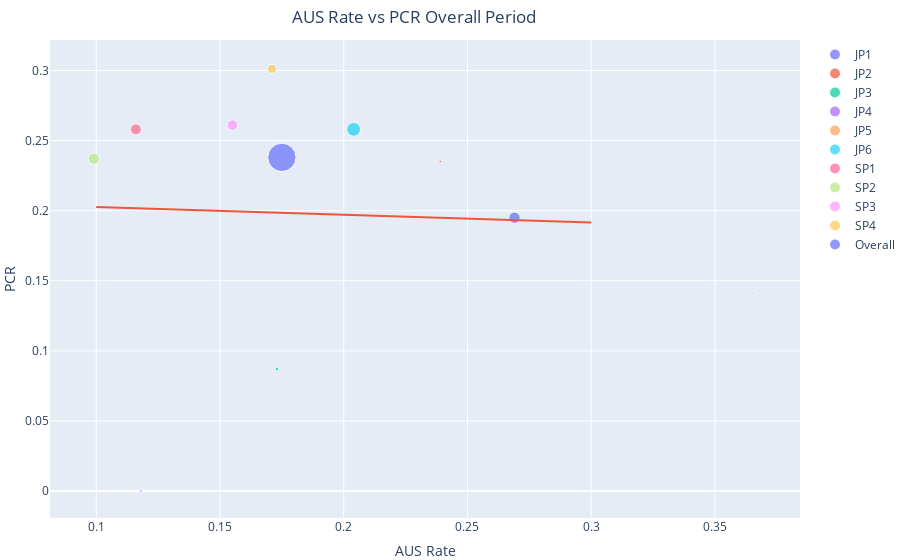

Notebook cell for this chart:
### Code cell
fig.show()

### Figure 1 — Plotly figure (JSON) as saved in the notebook; plotly's stock layout.template omitted (floating-point values rounded to 4 significant figures)
{"data": [{"customdata": [["JP1"]], "hovertemplate": "Pathologists=%{customdata[0]}<br>TBS III Call Rate=%{x}<br>TBS III + Rate=%{y}<br>Cases=%{marker.size}<extra></extra>", "legendgroup": "JP1", "marker": {"color": "#636EFA", "size": [1224], "sizemode": "area", "sizeref": 18.84, "symbol": "circle"}, "mode": "markers", "name": "JP1", "orientation": "v", "showlegend": true, "type": "scatter", "x": [0.269], "xaxis": "x", "y": [0.195], "yaxis": "y"}, {"customdata": [["JP2"]], "hovertemplate": "Pathologists=%{customdata[0]}<br>TBS III Call Rate=%{x}<br>TBS III + Rate=%{y}<br>Cases=%{marker.size}<extra></extra>", "legendgroup": "JP2", "marker": {"color": "#EF553B", "size": [71], "sizemode": "area", "sizeref": 18.84, "symbol": "circle"}, "mode": "markers", "name": "JP2", "orientation": "v", "showlegend": true, "type": "scatter", "x": [0.239], "xaxis": "x", "y": [0.235], "yaxis": "y"}, {"customdata": [["JP3"]], "hovertemplate": "Pathologists=%{customdata[0]}<br>TBS III Call Rate=%{x}<br>TBS III + Rate=%{y}<br>Cases=%{marker.size}<extra></extra>", "legendgroup": "JP3", "marker": {"color": "#00CC96", "size": [133], "sizemode": "area", "sizeref": 18.84, "symbol": "circle"}, "mode": "markers", "name": "JP3", "orientation": "v", "showlegend": true, "type": "scatter", "x": [0.173], "xaxis": "x", "y": [0.087], "yaxis": "y"}, {"customdata": [["JP4"]], "hovertemplate": "Pathologists=%{customdata[0]}<br>TBS III Call Rate=%{x}<br>TBS III + Rate=%{y}<br>Cases=%{marker.size}<extra></extra>", "legendgroup": "JP4", "marker": {"color": "#AB63FA", "size": [68], "sizemode": "area", "sizeref": 18.84, "symbol": "circle"}, "mode": "markers", "name": "JP4", "orientation": "v", "showlegend": true, "type": "scatter", "x": [0.118], "xaxis": "x", "y": [0], "yaxis": "y"}, {"customdata": [["JP5"]], "hovertemplate": "Pathologists=%{customdata[0]}<br>TBS III Call Rate=%{x}<br>TBS III + Rate=%{y}<br>Cases=%{marker.size}<extra></extra>", "legendgroup": "JP5", "marker": {"color": "#FFA15A", "size": [57], "sizemode": "area", "sizeref": 18.84, "symbol": "circle"}, "mode": "markers", "name": "JP5", "orientation": "v", "showlegend": true, "type": "scatter", "x": [0.368], "xaxis": "x", "y": [0.143], "yaxis": "y"}, {"customdata": [["JP6"]], "hovertemplate": "Pathologists=%{customdata[0]}<br>TBS III Call Rate=%{x}<br>TBS III + Rate=%{y}<br>Cases=%{marker.size}<extra></extra>", "legendgroup": "JP6", "marker": {"color": "#19D3F3", "size": [1802], "sizemode": "area", "sizeref": 18.84, "symbol": "circle"}, "mode": "markers", "name": "JP6", "orientation": "v", "showlegend": true, "type": "scatter", "x": [0.204], "xaxis": "x", "y": [0.258], "yaxis": "y"}, {"customdata": [["SP1"]], "hovertemplate": "Pathologists=%{customdata[0]}<br>TBS III Call Rate=%{x}<br>TBS III + Rate=%{y}<br>Cases=%{marker.size}<extra></extra>", "legendgroup": "SP1", "marker": {"color": "#FF6692", "size": [1135], "sizemode": "area", "sizeref": 18.84, "symbol": "circle"}, "mode": "markers", "name": "SP1", "orientation": "v", "showlegend": true, "type": "scatter", "x": [0.116], "xaxis": "x", "y": [0.258], "yaxis": "y"}, {"customdata": [["SP2"]], "hovertemplate": "Pathologists=%{customdata[0]}<br>TBS III Call Rate=%{x}<br>TBS III + Rate=%{y}<br>Cases=%{marker.size}<extra></extra>", "legendgroup": "SP2", "marker": {"color": "#B6E880", "size": [1188], "sizemode": "area", "sizeref": 18.84, "symbol": "circle"}, "mode": "markers", "name": "SP2", "orientation": "v", "showlegend": true, "type": "scatter", "x": [0.099], "xaxis": "x", "y": [0.237], "yaxis": "y"}, {"customdata": [["SP3"]], "hovertemplate": "Pathologists=%{customdata[0]}<br>TBS III Call Rate=%{x}<br>TBS III + Rate=%{y}<br>Cases=%{marker.size}<extra></extra>", "legendgroup": "SP3", "marker": {"color": "#FF97FF", "size": [1062], "sizemode": "area", "sizeref": 18.84, "symbol": "circle"}, "mode": "markers", "name": "SP3", "orientation": "v", "showlegend": true, "type": "scatter", "x": [0.155], "xaxis": "x", "y": [0.261], "yaxis": "y"}, {"customdata": [["SP4"]], "hovertemplate": "Pathologists=%{customdata[0]}<br>TBS III Call Rate=%{x}<br>TBS III + Rate=%{y}<br>Cases=%{marker.size}<extra></extra>", "legendgroup": "SP4", "marker": {"color": "#FECB52", "size": [795], "sizemode": "area", "sizeref": 18.84, "symbol": "circle"}, "mode": "markers", "name": "SP4", "orientation": "v", "showlegend": true, "type": "scatter", "x": [0.171], "xaxis": "x", "y": [0.301], "yaxis": "y"}, {"customdata": [["Overall"]], "hovertemplate": "Pathologists=%{customdata[0]}<br>TBS III Call Rate=%{x}<br>TBS III + Rate=%{y}<br>Cases=%{marker.size}<extra></extra>", "legendgroup": "Overall", "marker": {"color": "#636EFA", "size": [7535], "sizemode": "area", "sizeref": 18.84, "symbol": "circle"}, "mode": "markers", "name": "Overall", "orientation": "v", "showlegend": true, "type": "scatter", "x": [0.175], "xaxis": "x", "y": [0.238], "yaxis": "y"}, {"showlegend": false, "type": "scatter", "x": [0.1, 0.1041, 0.1082, 0.1122, 0.1163, 0.1204, 0.1245, 0.1286, 0.1327, 0.1367, 0.1408, 0.1449, 0.149, 0.1531, 0.1571, 0.1612, 0.1653, 0.1694, 0.1735, 0.1776, 0.1816, 0.1857, 0.1898, 0.1939, 0.198, 0.202, 0.2061, 0.2102, 0.2143, 0.2184, 0.2224, 0.2265, 0.2306, 0.2347, 0.2388, 0.2429, 0.2469, 0.251, 0.2551, 0.2592, 0.2633, 0.2673, 0.2714, 0.2755, 0.2796, 0.2837, 0.2878, 0.2918, 0.2959, 0.3], "y": [0.2025, 0.2023, 0.2021, 0.2018, 0.2016, 0.2014, 0.2012, 0.2009, 0.2007, 0.2005, 0.2003, 0.2, 0.1998, 0.1996, 0.1994, 0.1992, 0.1989, 0.1987, 0.1985, 0.1983, 0.198, 0.1978, 0.1976, 0.1974, 0.1971, 0.1969, 0.1967, 0.1965, 0.1962, 0.196, 0.1958, 0.1956, 0.1953, 0.1951, 0.1949, 0.1947, 0.1944, 0.1942, 0.194, 0.1938, 0.1935, 0.1933, 0.1931, 0.1929, 0.1926, 0.1924, 0.1922, 0.192, 0.1917, 0.1915]}], "layout": {"autosize": true, "legend": {"itemsizing": "constant", "title": {"text": ""}, "tracegroupgap": 0}, "margin": {"b": 0, "l": 0, "pad": 0, "r": 0, "t": 40}, "title": {"text": "AUS Rate vs PCR Overall Period", "x": 0.46, "xanchor": "center", "y": 0.98, "yanchor": "top"}, "xaxis": {"anchor": "y", "domain": [0, 1], "title": {"text": "AUS Rate"}}, "yaxis": {"anchor": "x", "domain": [0, 1], "title": {"text": "PCR"}}}}
